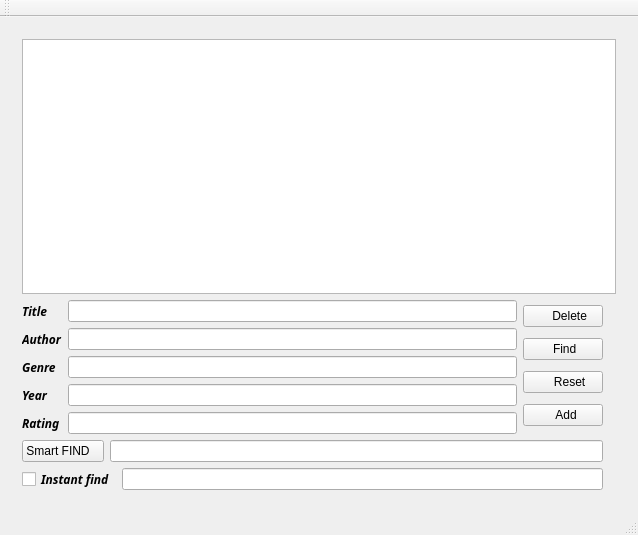
<?xml version="1.0" encoding="UTF-8"?>
<ui version="4.0">
 <class>MainWindow</class>
 <widget class="QMainWindow" name="MainWindow">
  <property name="geometry">
   <rect>
    <x>0</x>
    <y>0</y>
    <width>638</width>
    <height>535</height>
   </rect>
  </property>
  <property name="windowTitle">
   <string>Backlist</string>
  </property>
  <property name="windowIcon">
   <iconset resource="main.qrc">
    <normaloff>:/images/main_icon.PNG</normaloff>:/images/main_icon.PNG</iconset>
  </property>
  <property name="windowOpacity">
   <double>1.000000000000000</double>
  </property>
  <widget class="QWidget" name="centralWidget">
   <layout class="QGridLayout" name="gridLayout">
    <item row="0" column="0">
     <widget class="QStackedWidget" name="stackedWidget">
      <property name="currentIndex">
       <number>1</number>
      </property>
      <widget class="QWidget" name="page">
       <layout class="QHBoxLayout" name="horizontalLayout_4">
        <item>
         <widget class="QTextEdit" name="textEdit"/>
        </item>
       </layout>
      </widget>
      <widget class="QWidget" name="page_2">
       <layout class="QGridLayout" name="gridLayout_2">
        <item row="0" column="0" colspan="3">
         <widget class="QTableView" name="tableView">
          <property name="editTriggers">
           <set>QAbstractItemView::DoubleClicked|QAbstractItemView::EditKeyPressed</set>
          </property>
          <property name="alternatingRowColors">
           <bool>true</bool>
          </property>
          <property name="selectionMode">
           <enum>QAbstractItemView::SingleSelection</enum>
          </property>
          <property name="selectionBehavior">
           <enum>QAbstractItemView::SelectRows</enum>
          </property>
         </widget>
        </item>
        <item row="1" column="0">
         <layout class="QHBoxLayout" name="horizontalLayout">
          <item>
           <layout class="QVBoxLayout" name="verticalLayout">
            <item>
             <widget class="QLabel" name="label_3">
              <property name="font">
               <font>
                <family>Lucida Bright</family>
                <pointsize>9</pointsize>
                <weight>75</weight>
                <italic>true</italic>
                <bold>true</bold>
               </font>
              </property>
              <property name="text">
               <string>Title</string>
              </property>
             </widget>
            </item>
            <item>
             <widget class="QLabel" name="label_4">
              <property name="font">
               <font>
                <family>Lucida Bright</family>
                <pointsize>9</pointsize>
                <weight>75</weight>
                <italic>true</italic>
                <bold>true</bold>
               </font>
              </property>
              <property name="text">
               <string>Author</string>
              </property>
             </widget>
            </item>
            <item>
             <widget class="QLabel" name="label_2">
              <property name="font">
               <font>
                <family>Lucida Bright</family>
                <pointsize>9</pointsize>
                <weight>75</weight>
                <italic>true</italic>
                <bold>true</bold>
               </font>
              </property>
              <property name="text">
               <string>Genre</string>
              </property>
             </widget>
            </item>
            <item>
             <widget class="QLabel" name="label">
              <property name="font">
               <font>
                <family>Lucida Bright</family>
                <pointsize>9</pointsize>
                <weight>75</weight>
                <italic>true</italic>
                <bold>true</bold>
               </font>
              </property>
              <property name="text">
               <string>Year</string>
              </property>
             </widget>
            </item>
            <item>
             <widget class="QLabel" name="label_5">
              <property name="font">
               <font>
                <family>Lucida Bright</family>
                <pointsize>9</pointsize>
                <weight>75</weight>
                <italic>true</italic>
                <bold>true</bold>
               </font>
              </property>
              <property name="text">
               <string>Rating</string>
              </property>
             </widget>
            </item>
           </layout>
          </item>
          <item>
           <layout class="QVBoxLayout" name="verticalLayout_2">
            <item>
             <widget class="QLineEdit" name="lineEdit"/>
            </item>
            <item>
             <widget class="QLineEdit" name="lineEdit_4"/>
            </item>
            <item>
             <widget class="QLineEdit" name="lineEdit_3"/>
            </item>
            <item>
             <widget class="QLineEdit" name="lineEdit_2"/>
            </item>
            <item>
             <widget class="QLineEdit" name="lineEdit_5"/>
            </item>
           </layout>
          </item>
         </layout>
        </item>
        <item row="1" column="1">
         <layout class="QVBoxLayout" name="verticalLayout_3">
          <item>
           <widget class="QPushButton" name="pushButton_2">
            <property name="text">
             <string>    Delete</string>
            </property>
            <property name="icon">
             <iconset resource="main.qrc">
              <normaloff>:/images/del.PNG</normaloff>:/images/del.PNG</iconset>
            </property>
            <property name="iconSize">
             <size>
              <width>20</width>
              <height>20</height>
             </size>
            </property>
           </widget>
          </item>
          <item>
           <widget class="QPushButton" name="pushButton">
            <property name="text">
             <string>    Find   </string>
            </property>
            <property name="icon">
             <iconset resource="main.qrc">
              <normaloff>:/images/find.PNG</normaloff>:/images/find.PNG</iconset>
            </property>
            <property name="iconSize">
             <size>
              <width>44</width>
              <height>31</height>
             </size>
            </property>
            <property name="checkable">
             <bool>false</bool>
            </property>
            <property name="autoRepeatInterval">
             <number>100</number>
            </property>
            <property name="flat">
             <bool>false</bool>
            </property>
           </widget>
          </item>
          <item>
           <widget class="QPushButton" name="pushButton_4">
            <property name="enabled">
             <bool>true</bool>
            </property>
            <property name="text">
             <string>    Reset</string>
            </property>
            <property name="icon">
             <iconset resource="main.qrc">
              <normaloff>:/images/reset.jpeg</normaloff>:/images/reset.jpeg</iconset>
            </property>
           </widget>
          </item>
          <item>
           <widget class="QPushButton" name="pushButton_3">
            <property name="text">
             <string>    Add  </string>
            </property>
            <property name="icon">
             <iconset resource="main.qrc">
              <normaloff>:/images/add.png</normaloff>:/images/add.png</iconset>
            </property>
            <property name="flat">
             <bool>false</bool>
            </property>
           </widget>
          </item>
         </layout>
        </item>
        <item row="1" column="2" rowspan="2">
         <widget class="QLabel" name="label_6">
          <property name="maximumSize">
           <size>
            <width>200</width>
            <height>200</height>
           </size>
          </property>
          <property name="text">
           <string/>
          </property>
          <property name="pixmap">
           <pixmap resource="main.qrc">:/images/COMPBOOK.gif</pixmap>
          </property>
          <property name="scaledContents">
           <bool>true</bool>
          </property>
         </widget>
        </item>
        <item row="2" column="0" colspan="2">
         <layout class="QVBoxLayout" name="verticalLayout_4">
          <item>
           <layout class="QHBoxLayout" name="horizontalLayout_2">
            <item>
             <widget class="QPushButton" name="pushButton_5">
              <property name="text">
               <string>Smart FIND   </string>
              </property>
              <property name="icon">
               <iconset resource="main.qrc">
                <normaloff>:/images/smart.jpeg</normaloff>:/images/smart.jpeg</iconset>
              </property>
             </widget>
            </item>
            <item>
             <widget class="QLineEdit" name="lineEdit_6"/>
            </item>
           </layout>
          </item>
          <item>
           <layout class="QHBoxLayout" name="horizontalLayout_3">
            <item>
             <widget class="QCheckBox" name="checkBox">
              <property name="font">
               <font>
                <family>Lucida Bright</family>
                <pointsize>9</pointsize>
                <weight>75</weight>
                <italic>true</italic>
                <bold>true</bold>
               </font>
              </property>
              <property name="text">
               <string>Instant find</string>
              </property>
              <property name="checked">
               <bool>false</bool>
              </property>
             </widget>
            </item>
            <item>
             <widget class="QLineEdit" name="lineEdit_7"/>
            </item>
           </layout>
          </item>
         </layout>
        </item>
       </layout>
      </widget>
     </widget>
    </item>
   </layout>
  </widget>
  <widget class="QMenuBar" name="menuBar">
   <property name="geometry">
    <rect>
     <x>0</x>
     <y>0</y>
     <width>638</width>
     <height>20</height>
    </rect>
   </property>
  </widget>
  <widget class="QToolBar" name="mainToolBar">
   <attribute name="toolBarArea">
    <enum>TopToolBarArea</enum>
   </attribute>
   <attribute name="toolBarBreak">
    <bool>false</bool>
   </attribute>
  </widget>
  <widget class="QStatusBar" name="statusBar"/>
 </widget>
 <layoutdefault spacing="6" margin="11"/>
 <resources>
  <include location="main.qrc"/>
 </resources>
 <connections/>
</ui>
